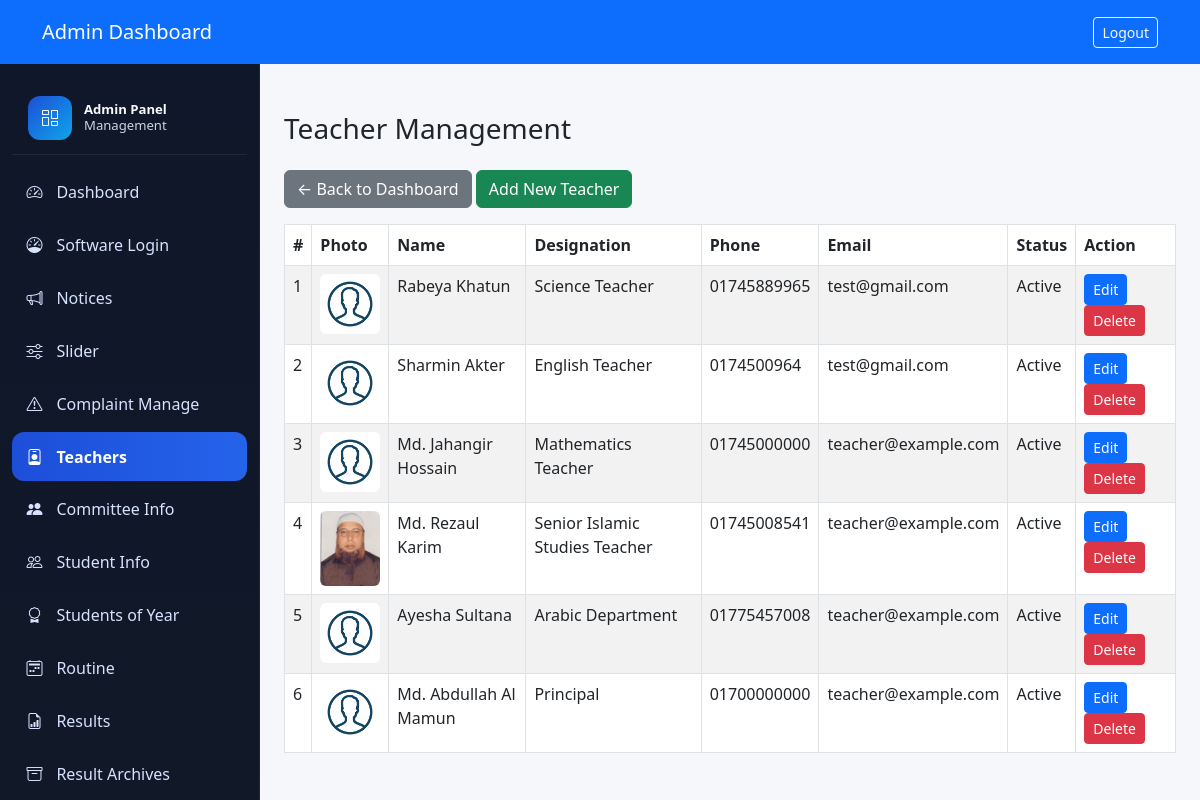
/admin/teachers.php (signed in), run on an earlier commit of the app's database.
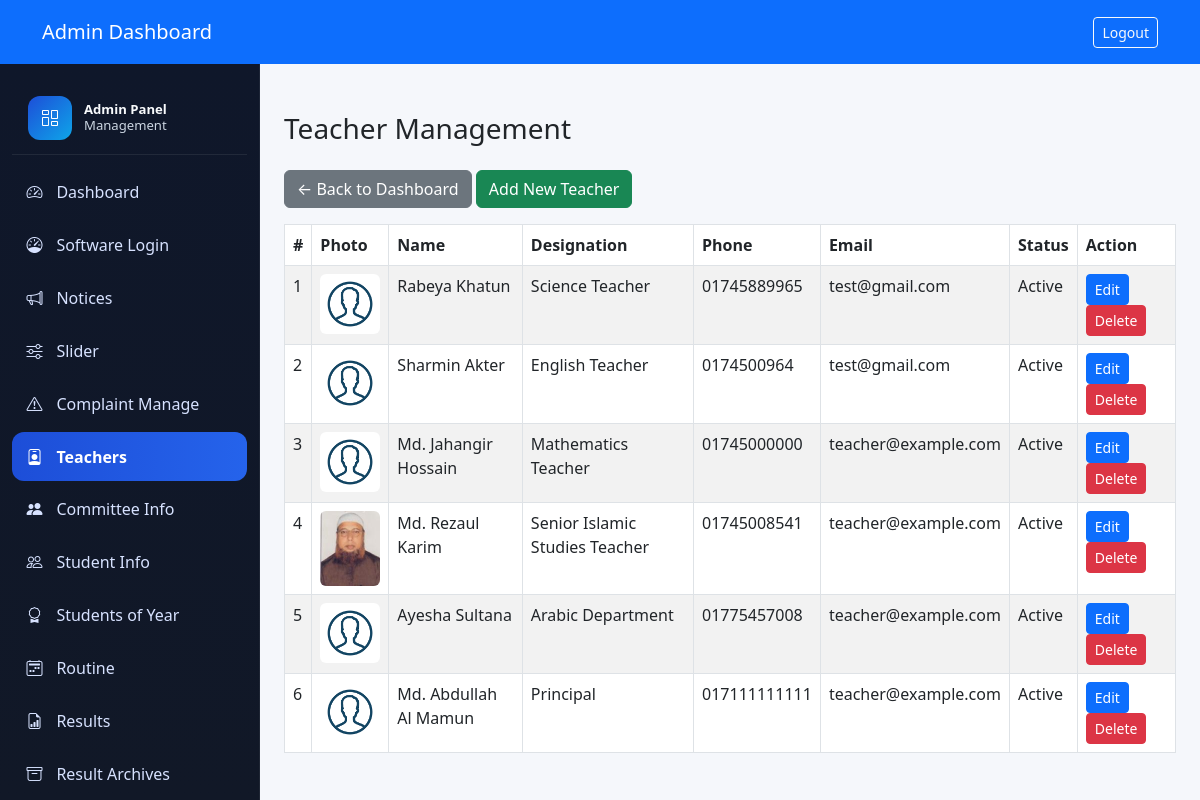
And on a later commit of the database.
### tables this page shows
CREATE TABLE `teachers` (
  `id` int(11) NOT NULL,
  `name` varchar(100) NOT NULL,
  `designation` varchar(100) DEFAULT NULL,
  `bio` text DEFAULT NULL,
  `photo` varchar(255) DEFAULT 'default.png',
  `status` tinyint(1) DEFAULT 1,
  `created_at` timestamp NOT NULL DEFAULT current_timestamp(),
  `phone` varchar(50) DEFAULT NULL,
  `email` varchar(100) DEFAULT NULL,
  `sort_order` int(11) NOT NULL DEFAULT 0
);

### includes/security.php (called while the page is built, shortened)
<?php
function env($key, $default = null)
{
    $value = getenv($key);
    if ($value === false || $value === '') {
        return $default;
    }
    return $value;
}

### admin/teachers.php (the view, shortened to what this page needs)
<?php
require_once '../includes/db.php';
class Teacher {
    private $conn;
    public function __construct($conn) {
        $this->conn = $conn;
    }
    public function getAll() {
        $sql = 'SELECT * FROM teachers ORDER BY id DESC';
        return $this->conn->query($sql);
    }
}
$teacher = new Teacher($conn);
$teachers = $teacher->getAll();
?>
<!DOCTYPE html>
<html lang="en">
<head>
  <link href="https://cdn.jsdelivr.net/npm/bootstrap@5.3.0/dist/css/bootstrap.min.css" rel="stylesheet" />
</head>
<body>
  <nav class="navbar navbar-expand-lg navbar-dark bg-primary">
    <div class="container">
      <a class="navbar-brand" href="dashboard.php">Admin Dashboard</a>
      <div class="ms-auto">
        <a href="logout.php" class="btn btn-outline-light btn-sm">Logout</a>
      </div>
    </div>
  </nav>
  <div class="container-fluid" style="margin-top: 0;">
    <div class="row gx-0">
      <div class="col-md-3 col-lg-2 p-0">
        <?php include '_sidebar.php'; ?>
      </div>
      <main class="col-md-9 col-lg-10 px-md-4 d-flex flex-column" style="min-height: 100vh;">
        <div class="my-5">
          <h3 class="mb-4">Teacher Management</h3>
          <a href="dashboard.php" class="btn btn-secondary mb-3">&larr; Back to Dashboard</a>
          <button class="btn btn-success mb-3" data-bs-toggle="modal" data-bs-target="#addTeacherModal">Add New Teacher</button>
          <table class="table table-bordered table-striped">
            <thead>
              <tr>
                <th>#</th>
                <th>Photo</th>
                <th>Name</th>
                <th>Designation</th>
                <th>Phone</th>
                <th>Email</th>
                <th>Status</th>
                <th>Action</th>
              </tr>
            </thead>
            <tbody>
              <?php if ($teachers && $teachers->num_rows > 0): $i=1; while($row = $teachers->fetch_assoc()): ?>
              <tr>
                <td><?php echo $i++; ?></td>
                <td><img src="../assets/images/<?php echo htmlspecialchars($row['photo']); ?>" width="60" class="rounded" alt="teacher"></td>
                <td><?php echo htmlspecialchars($row['name']); ?></td>
                <td><?php echo htmlspecialchars($row['designation']); ?></td>
                <td><?php echo htmlspecialchars($row['phone']); ?></td>
                <td><?php echo htmlspecialchars($row['email']); ?></td>
                <td><?php echo $row['status'] ? 'Active' : 'Inactive'; ?></td>
                <td>
                  <a href="edit_teacher.php?id=<?php echo $row['id']; ?>" class="btn btn-primary btn-sm">Edit</a>
                  <a href="?delete=<?php echo $row['id']; ?>" class="btn btn-danger btn-sm" onclick="return confirm('Delete this teacher?');">Delete</a>
                </td>
              </tr>
              <?php endwhile; else: ?>
              <tr><td colspan="8" class="text-center">No teachers found.</td></tr>
              <?php endif; ?>
            </tbody>
          </table>
        </div>
      </main>
    </div>
  </div>
</body>
</html>

### admin/_sidebar.php (shortened to what this page needs)
<?php
$currentPage = basename($_SERVER['PHP_SELF']);
$showSoftwareLogin = strtolower((string)env('SYSTEM_SOFTWARE', 'false')) === 'true';
?>
<link href="https://cdn.jsdelivr.net/npm/bootstrap@5.3.0/dist/css/bootstrap.min.css" rel="stylesheet" />
<link href="https://cdn.jsdelivr.net/npm/bootstrap-icons@1.10.5/font/bootstrap-icons.css" rel="stylesheet" />
<nav id="sidebarMenu" class="sidebar">
  <div class="sidebar-scroll">
    <div class="sidebar-brand">
      <div class="sidebar-brand-icon"><i class="bi bi-columns-gap"></i></div>
      <div class="sidebar-brand-text">
        <div style="font-weight:600; color:#f8fafc;">Admin Panel</div>
        <div>Management</div>
      </div>
    </div>
    <ul class="nav flex-column nav-pills gap-1">
      <li class="nav-item"><a class="nav-link <?= $currentPage === 'dashboard.php' ? 'active' : '' ?>" href="dashboard.php"><i class="bi bi-speedometer2"></i> Dashboard</a></li>
      <?php if ($showSoftwareLogin): ?>
      <li class="nav-item"><a class="nav-link <?= $currentPage === '#' ? 'active' : '' ?>" href="<?php echo APP_URL; ?>/authentication"><i class="bi bi-speedometer"></i> Software Login</a></li>
      <?php endif; ?>
      <li class="nav-item"><a class="nav-link <?= $currentPage === 'notices.php' ? 'active' : '' ?>" href="notices.php"><i class="bi bi-megaphone"></i> Notices</a></li>
      <li class="nav-item"><a class="nav-link <?= $currentPage === 'slider.php' ? 'active' : '' ?>" href="slider.php"><i class="bi bi-sliders"></i> Slider</a></li>
      <li class="nav-item"><a class="nav-link <?= $currentPage === 'complaint_management.php' ? 'active' : '' ?>" href="complaint_management.php"><i class="bi bi-exclamation-triangle"></i> Complaint Manage</a></li>
      <li class="nav-item"><a class="nav-link <?= $currentPage === 'teachers.php' ? 'active' : '' ?>" href="teachers.php"><i class="bi bi-person-badge"></i> Teachers</a></li>
      <li class="nav-item"><a class="nav-link <?= $currentPage === 'management_committee_admin.php' ? 'active' : '' ?>" href="management_committee_admin.php"><i class="bi bi-people-fill"></i> Committee Info</a></li>
      <li class="nav-item"><a class="nav-link <?= $currentPage === 'student_info.php' ? 'active' : '' ?>" href="student_info.php"><i class="bi bi-people"></i> Student Info</a></li>
      <li class="nav-item"><a class="nav-link <?= $currentPage === 'student_of_the_year.php' ? 'active' : '' ?>" href="student_of_the_year.php"><i class="bi bi-award"></i> Students of Year</a></li>
      <li class="nav-item"><a class="nav-link <?= $currentPage === 'routines.php' ? 'active' : '' ?>" href="routines.php"><i class="bi bi-calendar2-week"></i> Routine</a></li>
      <li class="nav-item"><a class="nav-link <?= $currentPage === 'results.php' ? 'active' : '' ?>" href="results.php"><i class="bi bi-file-earmark-bar-graph"></i> Results</a></li>
      <li class="nav-item"><a class="nav-link <?= $currentPage === 'result_archives.php' ? 'active' : '' ?>" href="result_archives.php"><i class="bi bi-archive"></i> Result Archives</a></li>
    </ul>
  </div>
</nav>

### admin/_sidebar.php (style rules this page uses)
:root { --admin-bg: #f5f7fb; --admin-surface: #ffffff; --admin-sidebar-bg: #0f172a; --admin-sidebar-hover: #142140; --admin-sidebar-active: #1d4ed8; --admin-border: #e5e7eb; --admin-text: #0f172a; --admin-muted: #64748b; --sidebar-width: 260px; --sidebar-width-tablet: 220px; --top-nav-height: 64px; --radius: 14px; --spacing-xs: 0.25rem; --spacing-sm: 0.5rem; --spacing-md: 0.875rem; --spacing-lg: 1rem; --spacing-xl: 1.5rem; }
html, body { height: 100%; }
body { background: var(--admin-bg); margin: 0; overflow-x: hidden; }
nav.navbar { position: sticky; top: 0; z-index: 1040; min-height: var(--top-nav-height); }
body > .container-fluid { padding: 0; overflow: hidden; }
body > .container-fluid > .row.gx-0 { display: grid; grid-template-columns: var(--sidebar-width) minmax(0, 1fr); height: calc(100vh - var(--top-nav-height)); min-height: calc(100vh - var(--top-nav-height)); }
nav#sidebarMenu { position: sticky; top: 0; height: calc(100vh - var(--top-nav-height)); width: var(--sidebar-width); flex: 0 0 var(--sidebar-width); background: linear-gradient(180deg, #0f172a 0%, #111827 100%); color: #e5eefc; overflow: hidden; border-right: 1px solid rgba(255, 255, 255, 0.06); z-index: 1030; }
nav#sidebarMenu .sidebar-scroll { height: 100%; overflow-y: auto; overflow-x: hidden; padding: 1rem 0.75rem 1rem; }
nav#sidebarMenu .sidebar-brand { display: flex; align-items: center; gap: 0.75rem; padding: 1rem 1rem 0.9rem; border-bottom: 1px solid rgba(255, 255, 255, 0.08); margin-bottom: 0.75rem; }
nav#sidebarMenu .sidebar-brand-icon { width: 44px; height: 44px; display: grid; place-items: center; background: linear-gradient(135deg, #1d4ed8, #0ea5e9); color: #fff; border-radius: 12px; font-size: 1rem; }
nav#sidebarMenu .sidebar-brand-text { font-size: 0.82rem; line-height: 1.2; color: #cbd5e1; }
nav#sidebarMenu .nav-link { display: flex; align-items: center; gap: 0.75rem; padding: 0.78rem 0.9rem; color: #d7e2ff; border-radius: 12px; white-space: nowrap; overflow: hidden; text-overflow: ellipsis; transition: background 0.2s ease, color 0.2s ease, transform 0.2s ease; }
nav#sidebarMenu .nav-link i { min-width: 18px; font-size: 1rem; }
nav#sidebarMenu .nav-link.active { background: linear-gradient(90deg, #1d4ed8, #2563eb); color: #fff; font-weight: 600; }
body > .container-fluid > .row.gx-0 > main { width: 100% !important; max-width: 100% !important; min-width: 0; overflow-y: auto; overflow-x: hidden; background: var(--admin-bg); }

What changed in the data, as far as the page shows it:
changed teachers "Md. Abdullah Al Mamun": phone "01700000000" → "017111111111"
